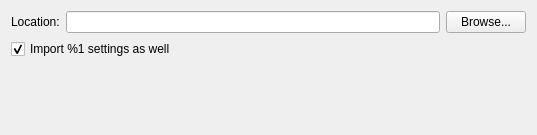
<?xml version="1.0" encoding="UTF-8"?>
<ui version="4.0">
 <class>FeedsSettingsImportPage</class>
 <widget class="QWizardPage" name="FeedsSettingsImportPage">
  <property name="geometry">
   <rect>
    <x>0</x>
    <y>0</y>
    <width>537</width>
    <height>135</height>
   </rect>
  </property>
  <property name="windowTitle">
   <string/>
  </property>
  <layout class="QVBoxLayout" name="verticalLayout">
   <item>
    <layout class="QHBoxLayout" name="horizontalLayout_2">
     <item>
      <widget class="QLabel" name="label">
       <property name="text">
        <string>Location:</string>
       </property>
      </widget>
     </item>
     <item>
      <layout class="QHBoxLayout" name="horizontalLayout">
       <item>
        <widget class="QLineEdit" name="FileLocation_"/>
       </item>
       <item>
        <widget class="QPushButton" name="Browse_">
         <property name="text">
          <string>Browse...</string>
         </property>
        </widget>
       </item>
      </layout>
     </item>
    </layout>
   </item>
   <item>
    <widget class="QCheckBox" name="ImportSettings_">
     <property name="text">
      <string extracomment="Application's name will be placed instead of %1, so please leave it where appropriate.">Import %1 settings as well</string>
     </property>
     <property name="checked">
      <bool>true</bool>
     </property>
    </widget>
   </item>
   <item>
    <spacer name="verticalSpacer">
     <property name="orientation">
      <enum>Qt::Vertical</enum>
     </property>
     <property name="sizeHint" stdset="0">
      <size>
       <width>20</width>
       <height>40</height>
      </size>
     </property>
    </spacer>
   </item>
  </layout>
 </widget>
 <resources/>
 <connections/>
</ui>
